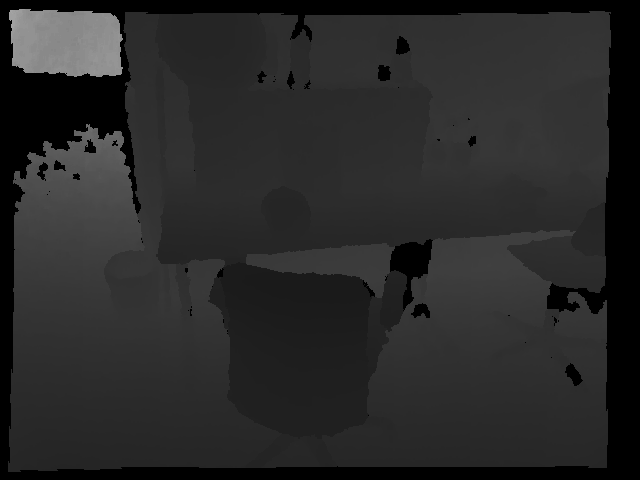
#> input picture Parte08/tum_dataset/depth/2.png, 640 x 480 px, found by its file name
$ python pt4ex5.py
#> lines starting #> are read from the running program, lines starting #| are printed output that depends on the picture; after the words box and inside, x2 and y2 are one past the last pixel; in counts of white or black regions, pixels touching at a corner belong together

from copy import deepcopy
import glob
from random import randint
import cv2
import numpy as np
import argparse


def main():

    # ------------------------------------
    # Setup argparse
    # ------------------------------------
    parser = argparse.ArgumentParser(
        prog='Traffic car couter',
        description='Counts cars',
        epilog='This is finished')


    parser.add_argument('-qi', '--query_image', type=str, default='images/machu_pichu/2.png')
    parser.add_argument('-ti', '--target_image', type=str, default='images/machu_pichu/1.png')

    args = vars(parser.parse_args())
    print(args)

    # ----------------------------------
    # Load the query and target images
    # ----------------------------------
    q_image = cv2.imread(args['query_image'])
#> q_image is the input picture: shape (480, 640, 3); min 0, max 164, mean 40.7
    q_gray_image = cv2.cvtColor(q_image, cv2.COLOR_BGR2GRAY)  # type: ignore

    t_image = cv2.imread(args['target_image'])
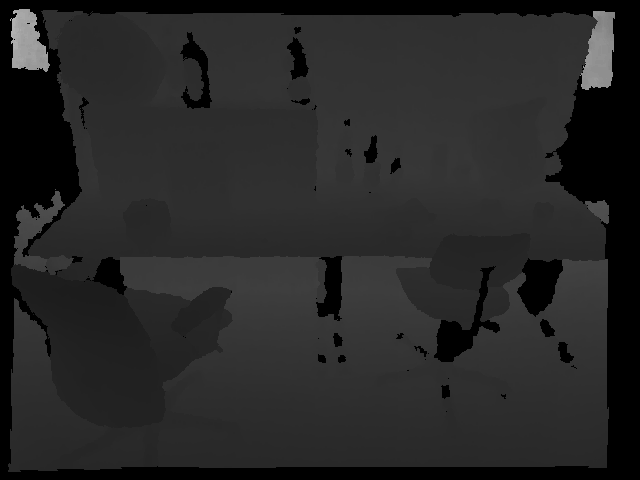
#> input picture Parte08/tum_dataset/depth/1.png, 640 x 480 px, found by its file name
#> t_image is the input picture: shape (480, 640, 3); min 0, max 182, mean 38.7
    t_gray_image = cv2.cvtColor(t_image, cv2.COLOR_BGR2GRAY)  # type: ignore

    # ----------------------------------
    # Compute sift keypoints and descriptors
    # ----------------------------------
    sift = cv2.SIFT_create(nfeatures=500)  # create an object for the sift
    q_key_points, q_descriptors = sift.detectAndCompute(q_gray_image, None)
#> q_key_points = 192 keypoints; strongest (x, y, size): (88, 47, 43.3), (82, 47, 46), (120, 73, 2.6), (90, 148, 6.9)
    t_key_points, t_descriptors = sift.detectAndCompute(t_gray_image, None)
#> t_key_points = 274 keypoints; strongest (x, y, size): (14, 12, 2.2), (28, 52, 23.9), (598, 72, 22.5), (14, 16, 2.5)


    # ----------------------------------
    # Feature matching (with David Lowe strategy)
    # ----------------------------------
    index_params = dict(algorithm=1, trees=15)
    search_params = dict(checks=50)
    flann_matcher = cv2.FlannBasedMatcher(index_params, search_params)
    best_matches = flann_matcher.knnMatch(q_descriptors, t_descriptors, k=2)
#> best_matches = 192 matches
    # k = 2 so that for every quaery_point we have the best and the second best matches

    q_image_gui = deepcopy(q_image)
    t_image_gui = deepcopy(t_image)
    # Create a list of matches
    matches = []
    for match_idx, match_vector in enumerate(best_matches):

        best_match = match_vector[0]  # to get the cv2.DMatch from the tuple [match = (cv2.DMatch)]

        # matches.append(best_match)  # taking the winnier, period
        second_best_match = match_vector[1]

        if best_match.distance < second_best_match.distance*0.75:
            matches.append(best_match)  # D. Lowe approach
        else:
            continue

        q_idx = best_match.queryIdx
        t_idx = best_match.trainIdx

        # retrieving the coordinates of the points that are associated in this match
        x_q, y_q = int(q_key_points[q_idx].pt[0]), int(q_key_points[q_idx].pt[1])
        x_t, y_t = int(t_key_points[t_idx].pt[0]), int(t_key_points[t_idx].pt[1])

        color = (randint(0, 255), randint(0, 255), randint(0, 255))
        cv2.circle(q_image_gui, (x_q, y_q), 30, color, 3)
        cv2.circle(t_image_gui, (x_t, y_t), 30, color, 3)
#> this loop made 192 passes
#> (t_idx, x_q, y_q, x_t, y_t, color) on passes 1, 4, 8: (76, 12, 40, 78, 162, (197, 215, 20)), (265, 15, 61, 607, 83, (132, 248, 207)), (251, 16, 209, 595, 21, (155, 244, 183))
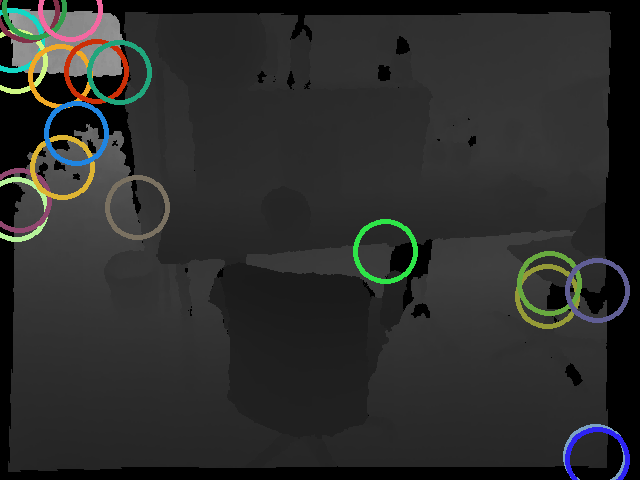
#> q_image_gui: shape (480, 640, 3); 4.33% of pixels changed, all inside (x1, y1, x2, y2) = (0, 0, 630, 480)
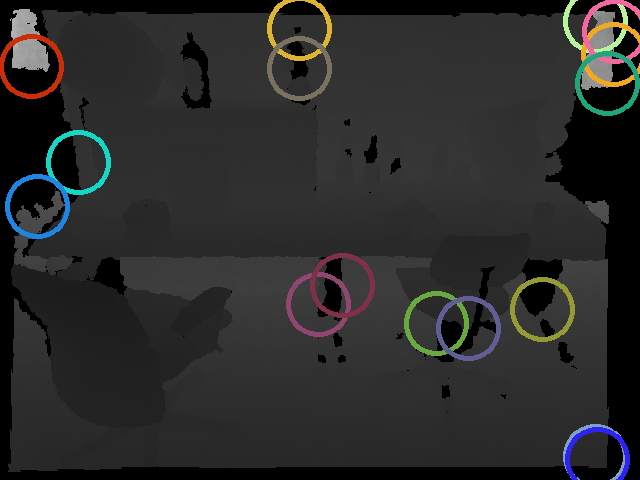
#> t_image_gui: shape (480, 640, 3); 4.23% of pixels changed, all inside (x1, y1, x2, y2) = (0, 0, 640, 480)
#> after the loop, matches = 23 matches

    # ------------------------------
    # Compute the transformation between images (homography)
    # q_key_points_nparray should be a numpy ndarray with size (n, 1, 2) of type np.float32
    # ------------------------------

    # Initialize the numpy arrays
    n = len(matches)
#> n = 23
    q_key_points_nparray = np.ndarray((n, 1, 2), dtype=np.float32)
#> q_key_points_nparray = 23 rows, first 8: [2.71e-29, 3.09e-41], [0, 0], [6.28e-38, 0], [0, 5.17e-35], [4.17e-42, 0], [3.68e+31, 3.09e-41], [1.85e-05, 6.86e-05], [0.000229, 0.000687]
    t_key_points_nparray = np.ndarray((n, 1, 2), dtype=np.float32)
#> t_key_points_nparray = 23 rows, first 8: [3.97e-29, 3.09e-41], [0, 0], [42.78, 42.22], [41.38, 40.33], [39.16, 37.98], [36.91, 36.05], [35.49, 35.3], [35.49, 36.05]

    # Set the proper values
    for match_idx, match in enumerate(matches):
        q_idx = match.queryIdx
        t_idx = match.trainIdx

        x_q, y_q = q_key_points[q_idx].pt[0], q_key_points[q_idx].pt[1]
        x_t, y_t = t_key_points[t_idx].pt[0], t_key_points[t_idx].pt[1]

        t_key_points_nparray[match_idx, 0, 0] = x_t
        t_key_points_nparray[match_idx, 0, 1] = y_t

        q_key_points_nparray[match_idx, 0, 0] = x_q
        q_key_points_nparray[match_idx, 0, 1] = y_q
#> this loop made 23 passes
#> (q_idx, t_idx, x_q, y_q, x_t, y_t) on passes 1 to 12: (0, 76, 12.96, 40.12, 78.13, 162.9), (3, 265, 15.35, 61.71, 607, 83.59), (7, 251, 16.68, 209.9, 595.2, 21.5), (11, 116, 19.45, 200.6, 318.5, 304.7), (17, 140, 27.26, 10.81, 342.8, 285.4), (24, 269, 34.14, 7.96, 613.9, 54.33), (46, 269, 60.91, 76.02, 613.9, 54.33), (48, 111, 62.92, 167, 299.5, 28.01), (51, 271, 70.62, 9.08, 615, 31.21), (54, 35, 76.43, 133.1, 37.86, 206.9), (72, 29, 96.79, 71.91, 31.39, 66.87), (82, 265, 119.9, 72.93, 607, 83.59)
#> after the loop, q_key_points_nparray = 23 rows, first 8: [12.96, 40.12], [15.35, 61.71], [16.68, 209.9], [19.45, 200.6], [27.26, 10.81], [34.14, 7.96], [60.91, 76.02], [62.92, 167]; t_key_points_nparray = 23 rows, first 8: [78.13, 162.9], [607, 83.59], [595.2, 21.5], [318.5, 304.7], [342.8, 285.4], [613.9, 54.33], [613.9, 54.33], [299.5, 28.01]

    # Compute hte transformation from query_image to target_image
    H, _ = cv2.findHomography(q_key_points_nparray, t_key_points_nparray, cv2.RANSAC)
#> H = [[-1.74, 1.84, 612.3], [-0.662, 1.46, 47.13], [-0.00265, 0.00279, 1]]

    height_t, width_t, _ = t_image.shape
#> height_t = 480; width_t = 640
    height_q, width_q, _ = q_image.shape
#> height_q = 480; width_q = 640

    q_image_transformed = cv2.warpPerspective(q_image, H, (width_t, height_t))  # type: ignore
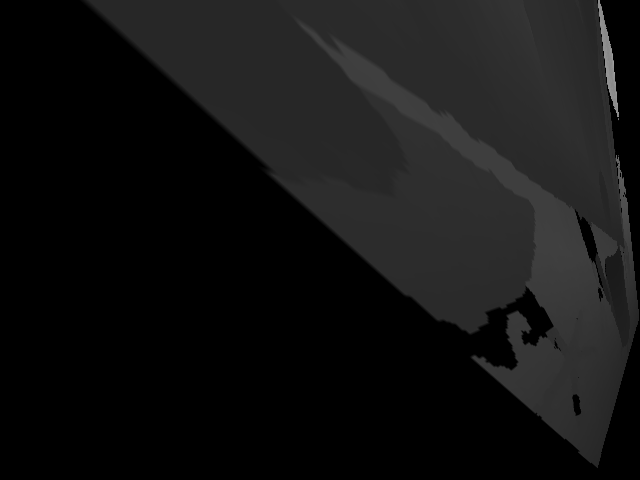
#> q_image_transformed: shape (480, 640, 3); min 0, max 161, mean 18.8

    print('t_image shape' + str(t_image.shape))
#| t_image shape(480, 640, 3)
    print('q_image shape' + str(q_image.shape))
#| q_image shape(480, 640, 3)
    print('q_image_transformed shape' + str(q_image_transformed.shape))
#| q_image_transformed shape(480, 640, 3)

    # ------------------------------
    # Fusion or stitching
    # ------------------------------

    alpha = 0.8
    mosaic_image = t_image*alpha + q_image_transformed*(1-alpha)

    # Convert the mosaic back to unsigned integer 8 bits (uint8)
    mosaic_image = mosaic_image.astype(np.uint8)

    # Draw matches using opencv drawmatches
    # image_matches = deepcopy(q_image)
    image_matches = cv2.drawMatches(q_image,  # type: ignore
                                    q_key_points,
                                    t_image,  # type: ignore
                                    t_key_points,
                                    matches, None)  # type: ignore
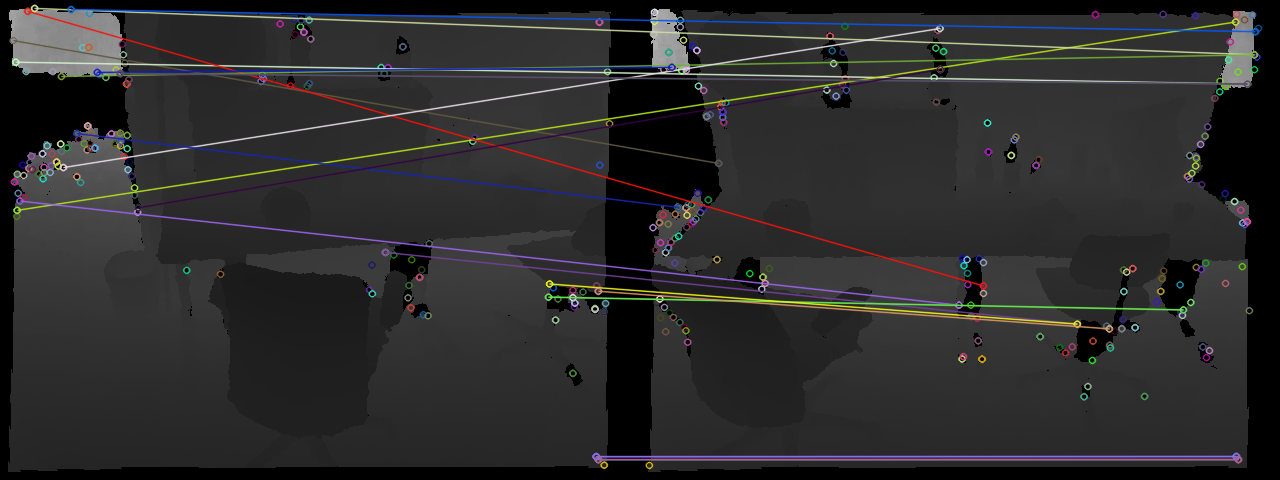
#> image_matches: shape (480, 1280, 3); mean B, G, R 44.1, 43.9, 44.2

    win_name = 'query image'
    cv2.namedWindow(win_name, cv2.WINDOW_NORMAL)
    cv2.imshow(win_name, q_image_gui)  # type: ignore
    win_name = 'target image'
    cv2.namedWindow(win_name, cv2.WINDOW_NORMAL)
    cv2.imshow(win_name, t_image_gui)  # type: ignore

    win_name = 'query image transformed'
    cv2.namedWindow(win_name, cv2.WINDOW_NORMAL)
    cv2.imshow(win_name, q_image_transformed)  # type: ignore

    win_name = 'matches_image'
    cv2.namedWindow(win_name, cv2.WINDOW_NORMAL)
    cv2.imshow(win_name, image_matches)  # type: ignore

    win_name = 'mosaic_image'
    cv2.namedWindow(win_name, cv2.WINDOW_NORMAL)
    cv2.imshow(win_name, mosaic_image)  # type: ignore

    cv2.waitKey(0)
    cv2.destroyAllWindows()


if __name__ == '__main__':
    main()
